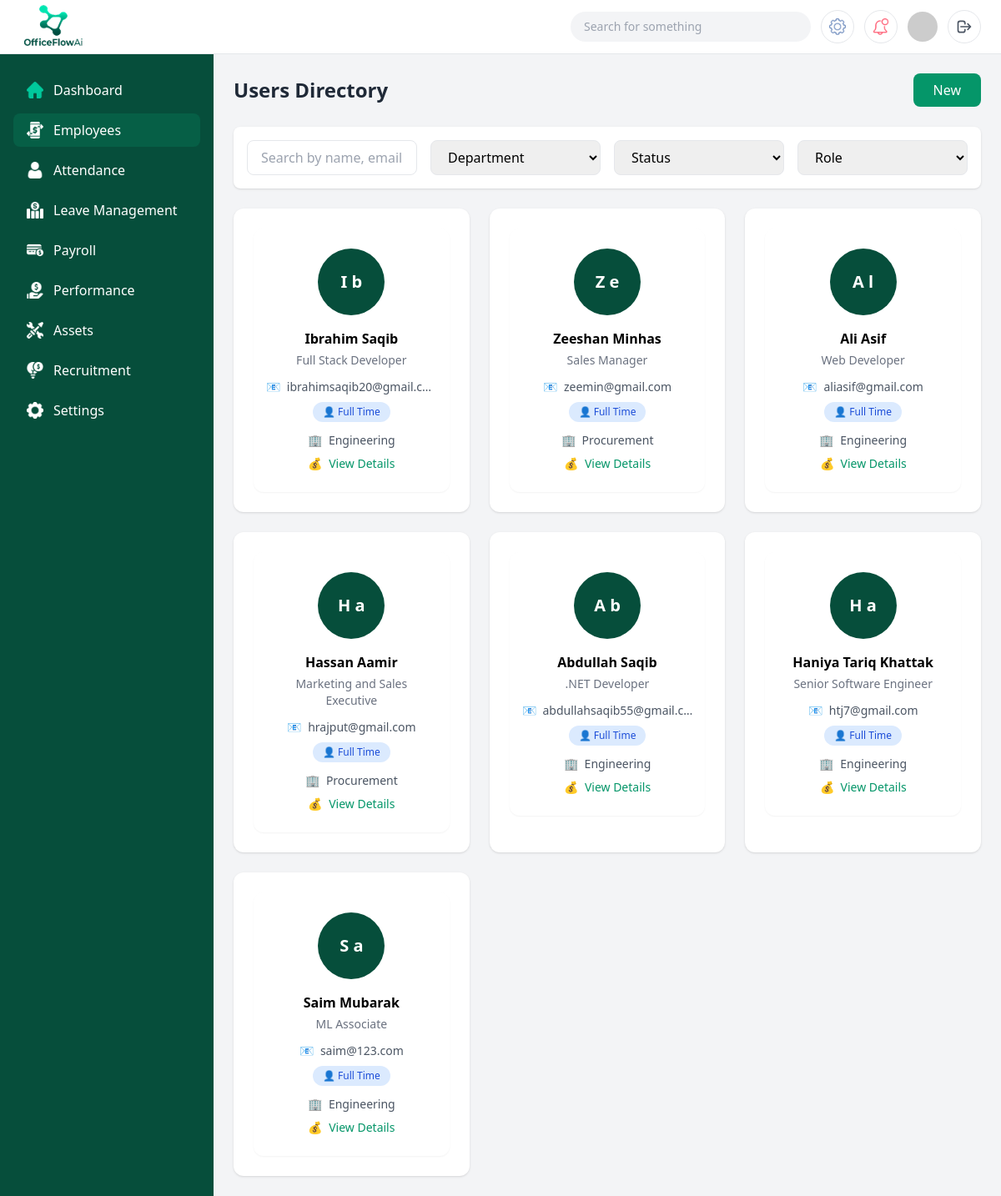
The app's page /employees/directory/ (signed in), older data.
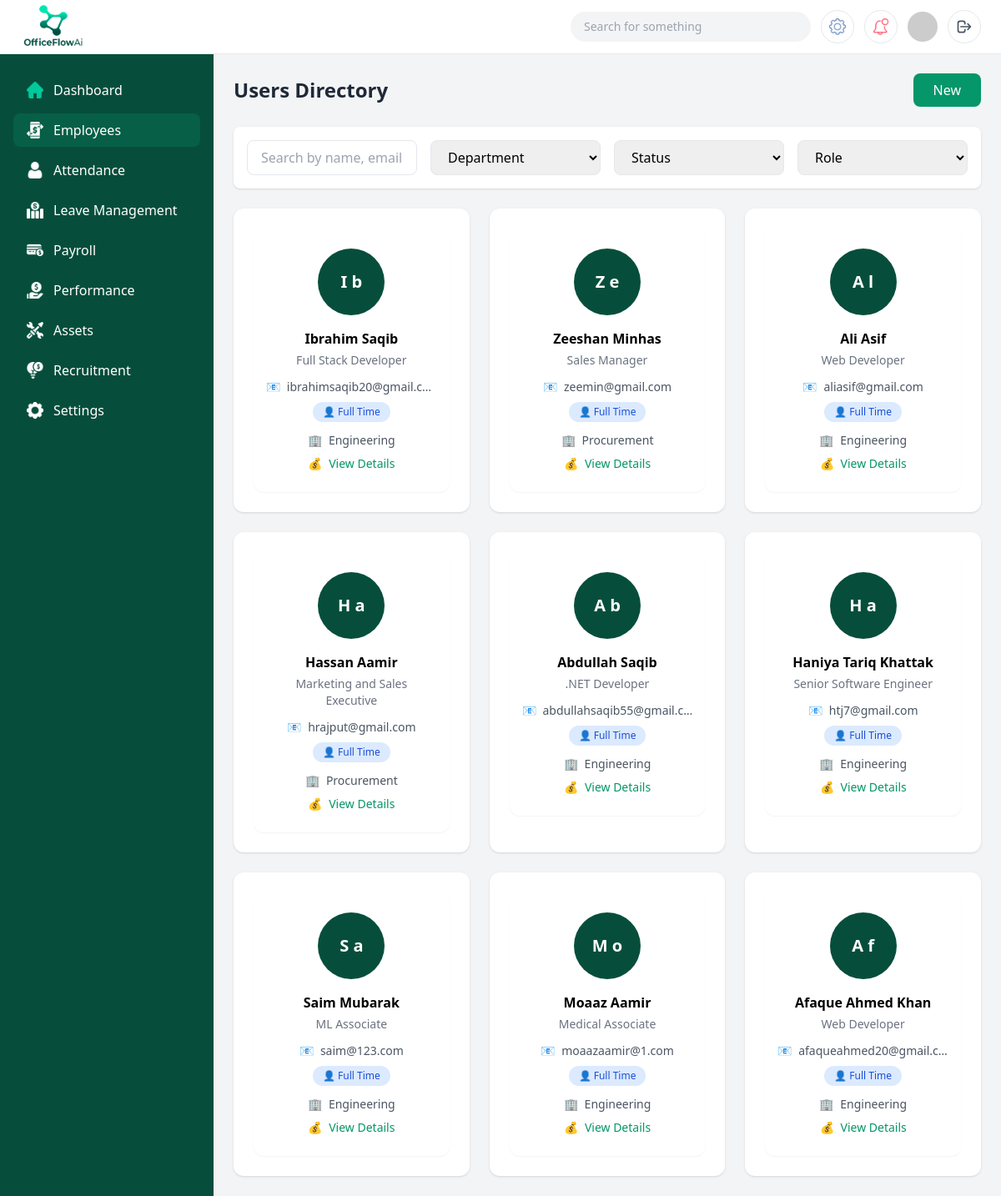
The same page, newer data.
### core/models.py (models this page shows)
class EmployeeProfile(models.Model):
    user = models.OneToOneField(User, on_delete=models.CASCADE)
    employee_id = models.CharField(max_length=20, unique=True)
    department = models.CharField(
        max_length=30,
        choices=[
            ('ENGINEERING', 'Engineering'),
            ('PROCUREMENT', 'Procurement'),
            ('FINANCE', 'Finance'),
            ('CONSTRUCTION', 'Construction'),
            ('HSE', 'HSE'),
        ]
    )
    job_title = models.CharField(max_length=100)
    office = models.CharField(max_length=100, blank=True)
    employment_type = models.CharField(
        max_length=20,
        choices=[
            ('FULL_TIME', 'Full Time'),
            ('PART_TIME', 'Part Time'),
            ('CONTRACT', 'Contract'),
        ]
    )
    status = models.CharField(
        max_length=20,
        choices=[
            ('ACTIVE', 'Active'),
            ('INACTIVE', 'Inactive'),
            ('TERMINATED', 'Terminated'),
        ],
        default='ACTIVE'
    )
    join_date = models.DateField()
    exit_date = models.DateField(null=True, blank=True)
    created_at = models.DateTimeField(auto_now_add=True)

class EmployeePersonalInfo(models.Model):
    employee = models.OneToOneField(EmployeeProfile, on_delete=models.CASCADE)
    full_name = models.CharField(max_length=150)
    gender = models.CharField(
        max_length=10,
        choices=[('MALE','Male'), ('FEMALE','Female'), ('OTHER','Other')]
    )
    date_of_birth = models.DateField()
    marital_status = models.CharField(max_length=20)
    email = models.EmailField()
    phone_number = models.CharField(max_length=20)
    personal_id = models.CharField(max_length=50)  # CNIC / Passport
    emergency_contact = models.CharField(max_length=20)
    timezone = models.CharField(max_length=50, default='UTC+5')

### core/views.py (the view)
@login_required
@user_passes_test(is_hr_or_superuser)
def employee_directory_view(request):
    employees = EmployeeProfile.objects.select_related('employeepersonalinfo').all()
    context = {
        'employees': employees,
    }
    return render(request, "adminPages/employee_directory.html", context)

### core/views.py (called while the page is built)
def is_hr_or_superuser(user):
    return user.is_authenticated and (user.is_superuser or user.groups.filter(name='HR').exists())

### core/templates/adminPages/employee_directory.html (shortened to what this page needs)
{% load static %}
<!DOCTYPE html>
<html lang="en">
  <head>
    <script src="https://cdn.tailwindcss.com"></script>
  </head>
  <body class="bg-gray-100">
    <header class="fixed top-0 left-0 right-0 z-50 bg-white border-b">
      <div class="flex items-center justify-between px-6 h-16">
        <img
          src="{% static 'assets/img/brand/OfficeFlowAi.png' %}"
          class="h-20 w-20"
          alt="OfficeFlowAi Logo"
        />
        <div class="flex items-center gap-3">
          <div
            class="hidden md:flex items-center bg-gray-100 rounded-full px-4 py-2 w-72"
          >
            <input
              type="text"
              placeholder="Search for something"
              class="bg-transparent outline-none text-sm w-full"
            />
          </div>
          <button
            class="w-10 h-10 flex items-center justify-center border rounded-full"
          >
            <img
              src="{% static 'assets/img/icons/common/settings 1.png' %}"
              class="w-5"
              alt="Settings"
            />
          </button>
          <button
            class="w-10 h-10 flex items-center justify-center border rounded-full"
          >
            <img
              src="{% static 'assets/img/icons/common/002-notification-1.png' %}"
              class="w-5"
              alt="Notifications"
            />
          </button>
          <img
            src="https://i.pravatar.cc/40"
            class="w-9 h-9 rounded-full"
            alt="User Avatar"
          />
          <a
            href="{% url 'logout' %}"
            class="w-10 h-10 border rounded-full flex items-center justify-center hover:bg-gray-100 text-gray-600"
            title="Logout"
          >
            <svg class="w-5 h-5" fill="none" stroke="currentColor" viewBox="0 0 24 24">
              <path stroke-linecap="round" stroke-linejoin="round" stroke-width="2" d="M17 16l4-4m0 0l-4-4m4 4H7m6 4v1a3 3 0 01-3 3H6a3 3 0 01-3-3V7a3 3 0 013-3h4a3 3 0 013 3v1"></path>
            </svg>
          </a>
        </div>
      </div>
    </header>
    <div class="flex pt-16">
      <aside
        class="hidden lg:block w-64 bg-emerald-900 min-h-screen fixed text-white"
      >
        <nav class="px-4 py-6 space-y-2">
          <a
            class="flex items-center gap-3 px-4 py-2 rounded-lg hover:bg-emerald-800"
          >
            <img
              src="{% static 'assets/img/icons/common/home 2.png' %}"
              class="w-5"
              alt="Dashboard"
            />
            Dashboard
          </a>
          <a
            href="{% url 'employee_directory' %}"
            class="flex items-center gap-3 px-4 py-2 rounded-lg bg-emerald-800"
          >
            <img
              src="{% static 'assets/img/icons/common/transfer 1.png' %}"
              class="w-5"
              alt="Employees"
            />
            Employees
          </a>
          <a
            class="flex items-center gap-3 px-4 py-2 rounded-lg hover:bg-emerald-800"
          >
            <img
              src="{% static 'assets/img/icons/common/user 3 1.png' %}"
              class="w-5"
              alt="Attendance"
            />
            Attendance
          </a>
          <a
            href="{% url 'hr_leave_requests' %}"
            class="flex items-center gap-3 px-4 py-2 rounded-lg hover:bg-emerald-800"
          >
            <img
              src="{% static 'assets/img/icons/common/economic-investment 1.png' %}"
              class="w-5"
              alt="Leave Management"
            />
            Leave Management
          </a>
          <a
            class="flex items-center gap-3 px-4 py-2 rounded-lg hover:bg-emerald-800"
          >
            <img
              src="{% static 'assets/img/icons/common/credit-card 1.png' %}"
              class="w-5"
              alt="Payroll"
            />
            Payroll
          </a>
          <a
            class="flex items-center gap-3 px-4 py-2 rounded-lg hover:bg-emerald-800"
          >
            <img
              src="{% static 'assets/img/icons/common/loan 1.png' %}"
              class="w-5"
              alt="Performance"
            />
            Performance
          </a>
          <a
            class="flex items-center gap-3 px-4 py-2 rounded-lg hover:bg-emerald-800"
          >
            <img
              src="{% static 'assets/img/icons/common/service 1.png' %}"
              class="w-5"
              alt="Assets"
            />
            Assets
          </a>
          <a
            class="flex items-center gap-3 px-4 py-2 rounded-lg hover:bg-emerald-800"
          >
            <img
              src="{% static 'assets/img/icons/common/econometrics 1.png' %}"
              class="w-5"
              alt="Recruitment"
            />
            Recruitment
          </a>
          <a
            class="flex items-center gap-3 px-4 py-2 rounded-lg hover:bg-emerald-800"
          >
            <img
              src="{% static 'assets/img/icons/common/settings solid 1.png' %}"
              class="w-5"
              alt="Settings"
            />
            Settings
          </a>
        </nav>
      </aside>
      <main class="flex-1 lg:ml-64 p-6">
        <div class="flex justify-between items-center mb-6">
          <h1 class="text-2xl font-semibold text-gray-800">Users Directory</h1>
          <div class="flex gap-3">
            <a
              href="{% url 'employee_onboarding' %}"
              class="bg-emerald-600 text-white px-6 py-2 rounded-lg font-medium hover:bg-emerald-700"
            >
              New
            </a>
          </div>
        </div>
        <div class="bg-white rounded-lg shadow p-4 mb-6">
          <div class="grid grid-cols-1 md:grid-cols-4 gap-4">
            <input
              type="text"
              id="searchInput"
              placeholder="Search by name, email or ID"
              class="col-span-1 md:col-span-1 px-4 py-2 border rounded-lg outline-none focus:ring-2 focus:ring-emerald-500"
            />
            <select
              id="departmentFilter"
              class="px-4 py-2 border rounded-lg outline-none focus:ring-2 focus:ring-emerald-500"
            >
              <option value="">Department</option>
            </select>
            <select
              id="statusFilter"
              class="px-4 py-2 border rounded-lg outline-none focus:ring-2 focus:ring-emerald-500"
            >
              <option value="">Status</option>
            </select>
            <select
              id="roleFilter"
              class="px-4 py-2 border rounded-lg outline-none focus:ring-2 focus:ring-emerald-500"
            >
              <option value="">Role</option>
            </select>
          </div>
        </div>
        <div
          id="employeeGrid"
          class="grid grid-cols-1 md:grid-cols-2 lg:grid-cols-3 xl:grid-cols-4 gap-6"
        >
          {% for employee in employees %}
          <a
            href="{% url 'employee_general_admin' employee.employee_id %}"
            class="employee-card bg-white rounded-xl shadow hover:shadow-lg transition-shadow p-6 cursor-pointer"
            data-name="{{ employee.employeepersonalinfo.full_name|default:'N/A' }}"
            data-email="{{ employee.employeepersonalinfo.email|default:'N/A' }}"
            data-id="{{ employee.employee_id }}"
            data-department="{{ employee.department }}"
            data-status="{{ employee.status }}"
          >
            <div
              class="flex flex-col items-center text-center bg-white rounded-xl p-6 shadow-sm"
            >
              <div
                class="w-20 h-20 rounded-full flex items-center justify-center text-xl font-semibold text-white mb-4"
                style="background-color: #064e3b"
              >
                {{ employee.employeepersonalinfo.full_name|slice:":1" }}
                {{employee.employeepersonalinfo.full_name|slice:"1:2" }}
              </div>
              <h3 class="font-semibold text-base mb-1">
                {{ employee.employeepersonalinfo.full_name|default:"N/A" }}
              </h3>
              <p class="text-sm text-gray-500 mb-3">{{ employee.job_title }}</p>
              <div class="flex items-center gap-2 text-sm text-gray-600 mb-2">
                <span>📧</span>
                <span class="truncate max-w-[180px]">
                  {{ employee.employeepersonalinfo.email|default:"N/A" }}
                </span>
              </div>
              <span
                class="inline-block px-3 py-1 text-xs rounded-full mb-3 {% if employee.employment_type == 'FULL_TIME' %} bg-blue-100 text-blue-700 {% elif employee.employment_type == 'CONTRACT' %} bg-purple-100 text-purple-700 {% else %} bg-gray-100 text-gray-700 {% endif %}"
              >
                👤 {{ employee.get_employment_type_display }}
              </span>
              <div class="flex items-center gap-2 text-sm text-gray-600 mb-2">
                <span>🏢</span>
                <span>
                  {{employee.get_department_display|default:employee.department}}
                </span>
              </div>
              <div
                class="flex items-center gap-2 text-sm text-emerald-600 font-medium"
              >
                <span>💰</span>
                <span>View Details</span>
              </div>
            </div>
          </a>
          {% endfor %}
        </div>
      </main>
    </div>
  </body>
</html>

Row changes from the older to the newer data that the page shows:
added EmployeeProfile: employeepersonalinfo.full_name "M", employeepersonalinfo.full_name "o", employeepersonalinfo.full_name "Moaaz Aamir", job_title "Medical Associate", employeepersonalinfo.email "moaazaamir@1.com", employment_type "Full Time", department "Engineering"
added EmployeeProfile: employeepersonalinfo.full_name "A", employeepersonalinfo.full_name "f", employeepersonalinfo.full_name "Afaque Ahmed Khan", job_title "Web Developer", employeepersonalinfo.email "afaqueahmed20@gmail.c…", employment_type "Full Time", department "Engineering"
